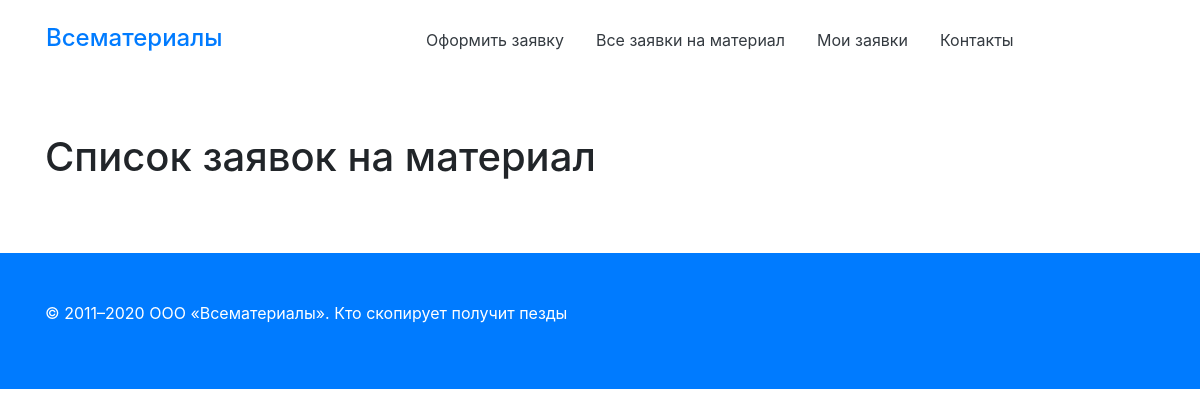
Page /wantlist on the earlier database version.
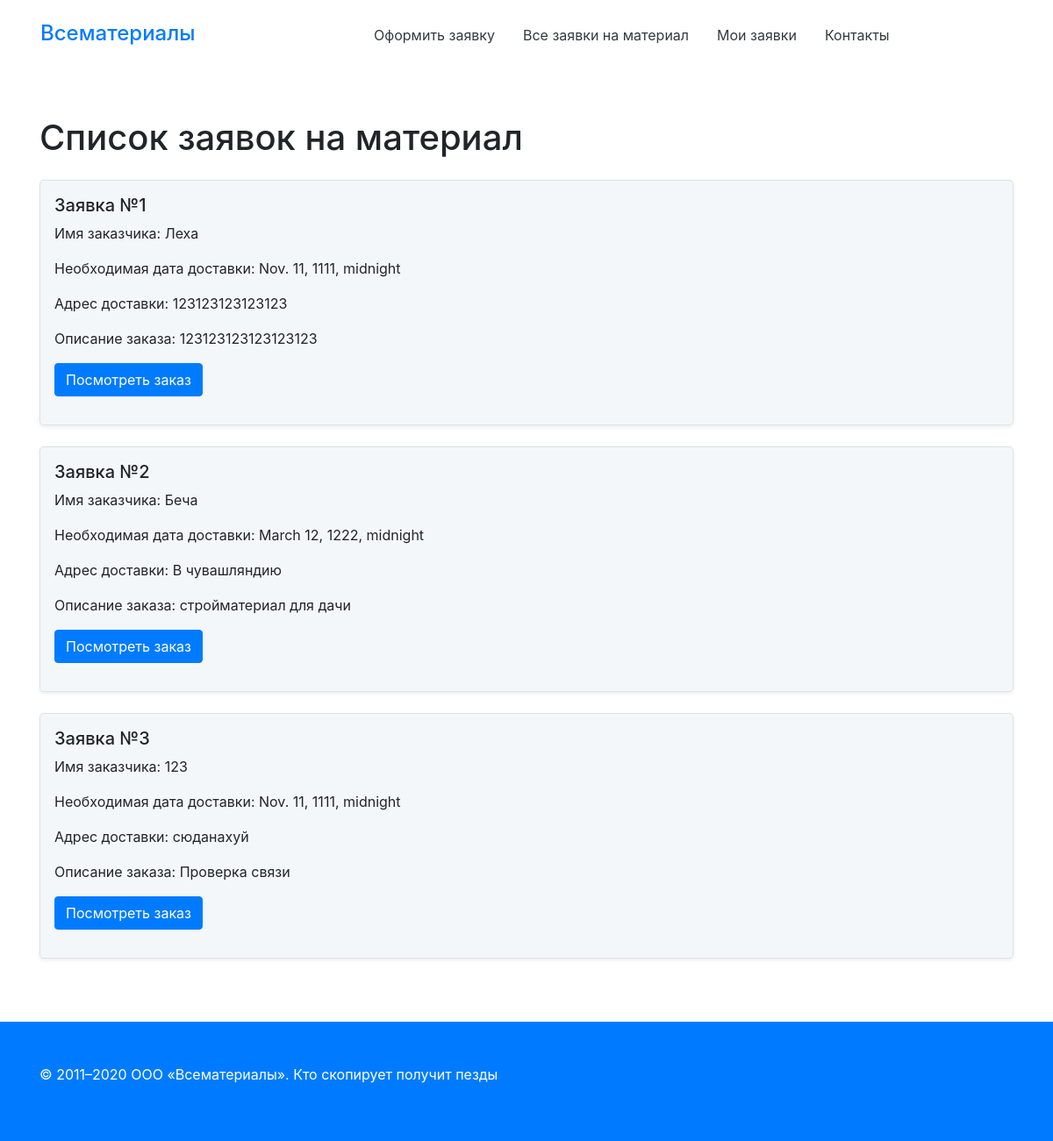
Same page on the later database version.
### web/models.py (models this page shows)
class MaterialRequests(models.Model):
    author = models.CharField(max_length=50)
    delivery_date = models.DateTimeField()
    address = models.TextField()
    description = models.TextField()

### web/views.py (the view)
# urls.py: path('wantlist', views.wantlist),
def wantlist(request):
    return render(request, 'wantlist.html', {
        'wantlist': MaterialRequests.objects.all()
    })

### templates/wantlist.html (shortened to what this page needs)
{% extends "base.html" %}
{% block content %}
<main>
    <section>
        <div class="container py-5">
            <h1 class="mb-4">Список заявок на материал</h1>
            {% for wantlist_item in wantlist %}
            <div class="border my-4 p-3 rounded-lg shadow-sm" style="background-color:#F4F7F9">
                <p class="h5">Заявка №{{ wantlist_item.id }}</p>
                <p>Имя заказчика: {{ wantlist_item.author }}</p>
                <p>Необходимая дата доставки: {{ wantlist_item.delivery_date }}</p>
                <p>Адрес доставки: {{ wantlist_item.address }}</p>
                <p>Описание заказа: {{ wantlist_item.description }}</p>
                <p><a class="btn btn-primary" href="wantlist/{{ wantlist_item.id }}" role="button">Посмотреть заказ</a>
                </p>
            </div>
            {% endfor %}
        </div>
    </section>
</main>
{% endblock %}

### templates/base.html (shortened to what this page needs)
<!doctype html>
<html lang="ru">
<head>
    {% load static %}
    <link rel="stylesheet" href="https://stackpath.bootstrapcdn.com/bootstrap/4.4.1/css/bootstrap.min.css"
>
</head>
<body>
<header class="py-3">
    <div class="container">
        <div class="row">
            <div class="logo h4 text-primary col-4 pl-0" ><a class="nav-link" href="/">Всематериалы</a></div>
            <nav class="nav nav-pills col-8 pt-1">
                <a class="nav-link text-dark" href="/newrequest">Оформить заявку</a>
                <a class="nav-link text-dark" href="/wantlist">Все заявки на материал</a>
                <a class="nav-link text-dark" href="#">Мои заявки</a>
                <a class="nav-link text-dark" href="/contacts">Контакты</a>
            </nav>
        </div>
    </div>
</header>
{% block content %}{% endblock %}
<footer class="py-5 bg-primary text-white">
    <div class="container">
        <p>&copy 2011–2020 ООО «Всематериалы». Кто скопирует получит пезды</p>
    </div>
</footer>
</body>
</html>

Differences in the rows shown:
added MaterialRequests: id "1", author "Леха", delivery_date "Nov. 11, 1111, midnight", address "123123123123123", description "123123123123123123"
added MaterialRequests: id "2", author "Беча", delivery_date "March 12, 1222, midnight", address "В чувашляндию", description "стройматериал для дачи"
added MaterialRequests: id "3", author "123", delivery_date "Nov. 11, 1111, midnight", address "сюданахуй", description "Проверка связи"
